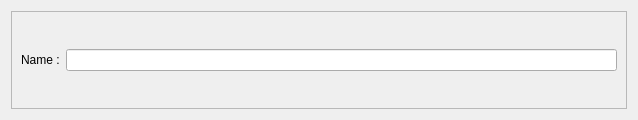
<?xml version="1.0" encoding="UTF-8"?>
<ui version="4.0">
 <class>view_average_single</class>
 <widget class="QWidget" name="view_average_single">
  <property name="geometry">
   <rect>
    <x>0</x>
    <y>0</y>
    <width>638</width>
    <height>120</height>
   </rect>
  </property>
  <property name="windowTitle">
   <string>Form</string>
  </property>
  <layout class="QGridLayout" name="gridLayout">
   <item row="0" column="0">
    <widget class="QFrame" name="frame">
     <property name="frameShape">
      <enum>QFrame::StyledPanel</enum>
     </property>
     <property name="frameShadow">
      <enum>QFrame::Raised</enum>
     </property>
     <layout class="QHBoxLayout" name="horizontalLayout">
      <item>
       <widget class="QLabel" name="name">
        <property name="text">
         <string>Name :</string>
        </property>
       </widget>
      </item>
      <item>
       <widget class="QLineEdit" name="average"/>
      </item>
     </layout>
    </widget>
   </item>
  </layout>
 </widget>
 <resources/>
 <connections/>
</ui>
